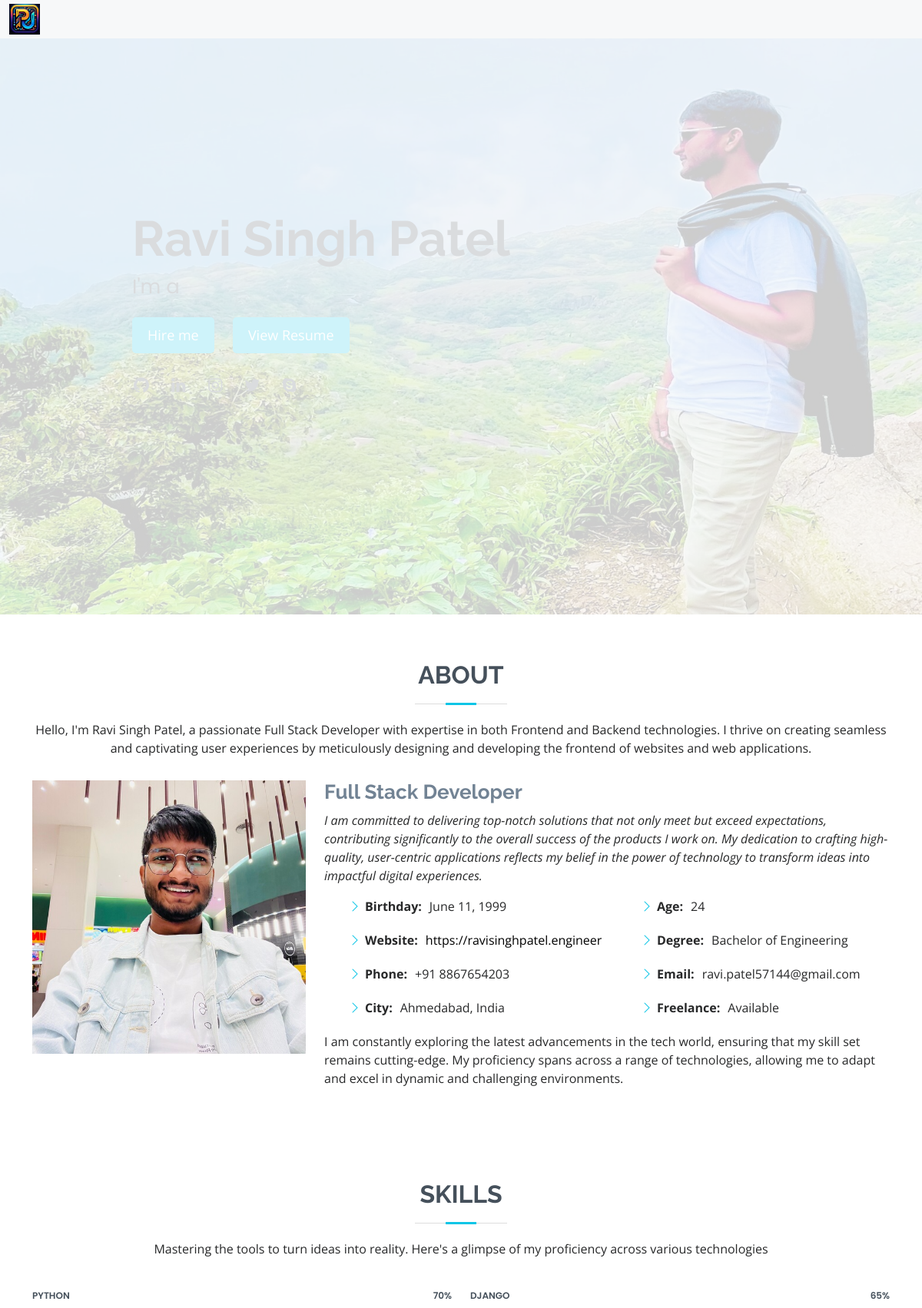
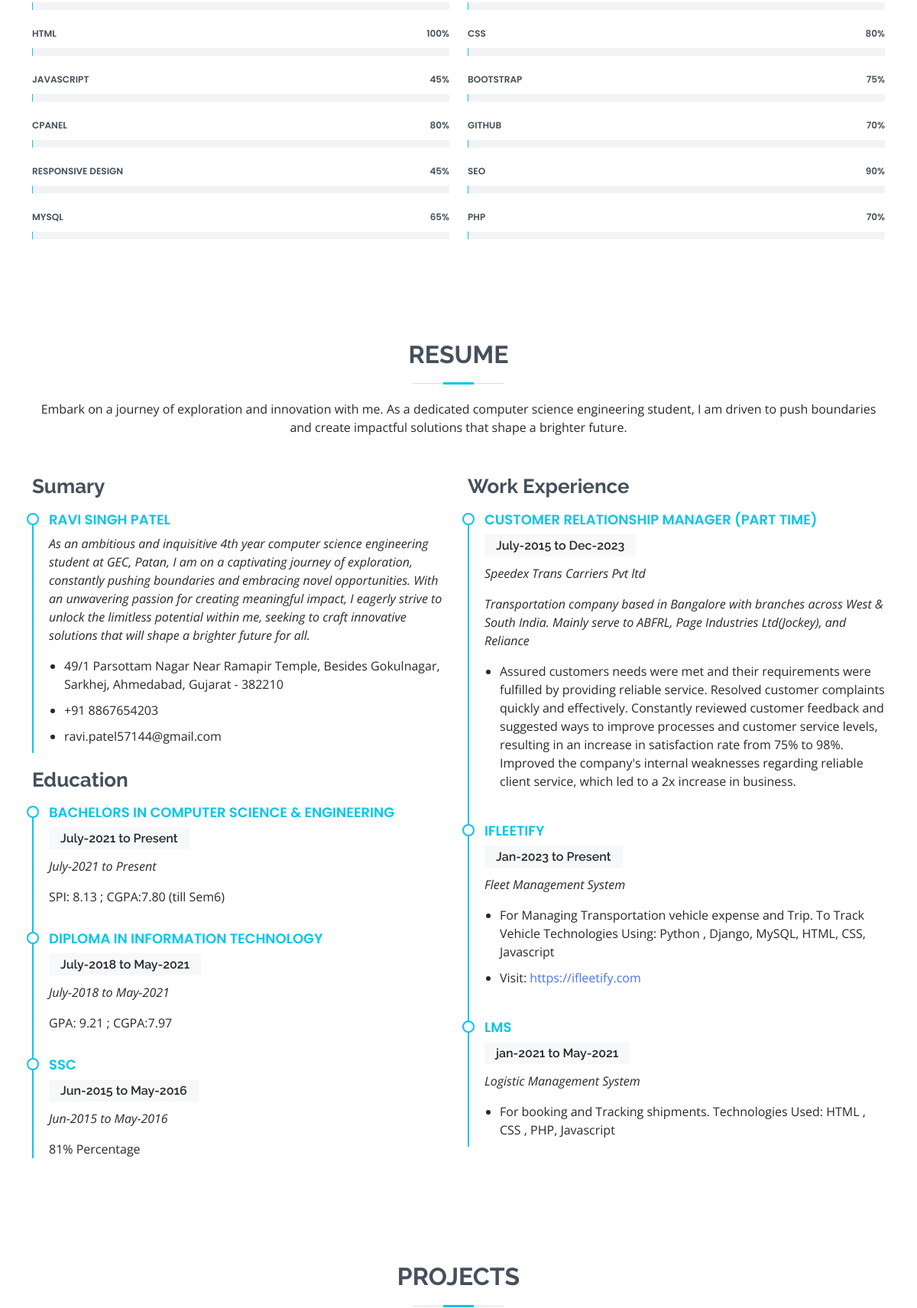
The page / (upper part) on the database its author committed (2 pictures, top to bottom).
### website/models.py (models this page shows, shortened)
class Resource(models.Model):
    name = models.CharField(max_length=200)
    resume = models.FileField(upload_to='resume/', validators=[FileExtensionValidator(['pdf'])],
                              help_text='File Must Be in PDF format')
    github_link = models.URLField()
    linkedin_link = models.URLField()
    instagram_link = models.URLField()
    twitter_link = models.URLField()
    skype_link = models.URLField()

class About(models.Model):
    title = models.CharField(max_length=200)
    description1 = models.TextField()
    description2 = models.TextField()
    description3 = models.TextField()
    phone = models.CharField(max_length=10)
    email = models.EmailField()
    address = models.TextField()
    website = models.URLField()
    education = models.CharField(max_length=200)
    birthday = models.DateField()
    age = models.IntegerField()
    city = models.CharField(max_length=100)
    freelancer = models.CharField(max_length=100)

class Skill(models.Model):
    name = models.CharField(max_length=100)
    value = models.IntegerField()

class Resume(models.Model):
    objective = models.TextField()

class ResumeEducation(models.Model):
    education_title = models.CharField(max_length=200)
    time_period = models.CharField(max_length=200)
    college = models.CharField(max_length=200)
    grade = models.CharField(max_length=200)

class ResumeExperience(models.Model):
    experience_title = models.CharField(max_length=200)
    experience = models.CharField(max_length=200)
    company = models.CharField(max_length=200)
    company_description = models.TextField()
    roles_and_responsibility = models.TextField(blank=True, null=True)

class ResumeProject(models.Model):
    project_title = models.CharField(max_length=200)
    name = models.CharField(max_length=200)
    project_period = models.CharField(max_length=200)
    description = models.TextField(blank=True, null=True)
    project_link = models.URLField(blank=True, null=True)

### website/views.py (the view)
# urls.py: 2. Add a URL to urlpatterns:  path('', views.home, name='home')
def home(request):
    resource = Resource.objects.first()
    about = About.objects.first()
    skills = Skill.objects.all()
    resume = Resume.objects.first()
    resume_education = ResumeEducation.objects.all()
    resume_experience = ResumeExperience.objects.all()
    resume_project = ResumeProject.objects.all()
    projects = Project.objects.all()
    return render(request, 'index.html', {'resource': resource, 'about': about, 'skills': skills,
                                          'resume': resume, 'resume_education': resume_education,
                                          'resume_experience': resume_experience, 'resume_project': resume_project,
                                          'projects': projects})

### templates/index.html (shortened to what this page needs)
{% extends 'base.html' %}
{% load static %}
{% block content %}
    <section id="hero" class="d-flex flex-column justify-content-center">
        <div class="container" data-aos="zoom-in" data-aos-delay="100">
            <h1>{{ resource.name }}</h1>
            <p>I'm a </p>
            <div class="cta-buttons">
                <a href="mailto:ravi.patel57144@gmail.com?subject=Job%20Opportunity&body=Hi%20Ravi,%0AI%20am%20interested%20in%20discussing%20a%20potential%20job%20opportunity%20with%20you.%0A%0ARegards,%0A"
                   class="hire-button">Hire me</a>
                <a href="{{ resource.resume.url }}" target="_blank" class="resume-button">View Resume</a>
            </div>
            <div class="social-links">
                <a href="{{ resource.github_link }}" class="linkedin" target="_blank"><i
                        class="bx bxl-github"></i></a>
                <a href="{{ resource.linkedin_link }}" class="linkedin" target="_blank"><i
                        class="bx bxl-linkedin"></i></a>
                <a href="{{ resource.instagram_link }}" class="instagram" target="_blank"><i
                        class="bx bxl-instagram"></i></a>
                <a href="{{ resource.twitter_link }}" class="twitter" target="_blank"><i
                        class="bx bxl-twitter"></i></a>
                <a href="{{ resource.skype_link }}" class="google-plus" target="_blank"><i
                        class="bx bxl-skype"></i></a>
            </div>
        </div>
    </section>
    <main id="main">
        <section id="about" class="about">
            <div class="container" data-aos="fade-up">
                <div class="section-title">
                    <h2>About</h2>
                    <p> {{ about.description1 }} </p>
                </div>
                <div class="row">
                    <div class="col-lg-4">
                        <img src="{% static 'assets/img/profile-img.jpg' %}" class="img-fluid"
                             alt="{{ resource.name }} {{ about.title }}">
                    </div>
                    <div class="col-lg-8 pt-4 pt-lg-0 content">
                        <h3>{{ about.title }}</h3>
                        <p class="fst-italic">
                            {{ about.description2 }}
                        </p>
                        <div class="row">
                            <div class="col-lg-6">
                                <ul>
                                    <li><i class="bi bi-chevron-right"></i> <strong>Birthday:</strong>
                                        <span>{{ about.birthday }}</span>
                                    </li>
                                    <li><i class="bi bi-chevron-right"></i> <strong>Website:</strong> <span><a
                                            href="{{ about.website }}">{{ about.website }}</a></span>
                                    </li>
                                    <li><i class="bi bi-chevron-right"></i> <strong>Phone:</strong>
                                        <span>+91 {{ about.phone }}</span></li>
                                    <li><i class="bi bi-chevron-right"></i> <strong>City:</strong>
                                        <span>{{ about.city }}</span>
                                    </li>
                                </ul>
                            </div>
                            <div class="col-lg-6">
                                <ul>
                                    <li><i class="bi bi-chevron-right"></i> <strong>Age:</strong>
                                        <span>{{ about.age }}</span></li>
                                    <li><i class="bi bi-chevron-right"></i> <strong>Degree:</strong>
                                        <span>{{ about.education }}</span>
                                    </li>
                                    <li><i class="bi bi-chevron-right"></i> <strong>Email:</strong>
                                        <span>{{ about.email }}</span>
                                    </li>
                                    <li><i class="bi bi-chevron-right"></i> <strong>Freelance:</strong>
                                        <span>{{ about.freelancer }}</span></li>
                                </ul>
                            </div>
                        </div>
                        <p>
                            {{ about.description3 }}
                        </p>
                    </div>
                </div>
            </div>
        </section>
        <section id="skills" class="skills section-bg">
            <div class="container" data-aos="fade-up">
                <div class="section-title">
                    <h2>Skills</h2>
                    <p>Mastering the tools to turn ideas into reality. Here's a glimpse of my proficiency across various
                        technologies</p>
                </div>
                <div class="row skills-content">
                    {% for skill in skills %}
                        <div class="col-lg-6">
                            <div class="progress">
                                <span class="skill">{{ skill.name }} <i class="val">{{ skill.value }}%</i></span>
                                <div class="progress-bar-wrap">
                                </div>
                            </div>
                        </div>
                    {% endfor %}
                </div>
            </div>
        </section>
        <section id="resume" class="resume">
            <div class="container" data-aos="fade-up">
                <div class="section-title">
                    <h2>Resume</h2>
                    <p> Embark on a journey of exploration and innovation with me. As a dedicated computer science
                        engineering
                        student, I am driven to push boundaries and create impactful solutions that shape a brighter
                        future. </p>
                </div>
                <div class="row">
                    <div class="col-lg-6">
                        <h3 class="resume-title">Sumary</h3>
                        <div class="resume-item pb-0">
                            <h4>{{ resource.name }}</h4>
                            <p><em>{{ resume.objective }}</em></p>
                            <ul>
                                <li>{{ about.address }}</li>
                                <li>+91 {{ about.phone }}</li>
                                <li>{{ about.email }}</li>
                            </ul>
                        </div>
                        <h3 class="resume-title">Education</h3>
                        {% for education in resume_education %}
                            <div class="resume-item">
                                <h4> {{ education.education_title }}</h4>
                                <h5>{{ education.time_period }}</h5>
                                <p><em>{{ education.time_period }}</em></p>
                                <p>{{ education.grade }}</p>
                            </div>
                        {% endfor %}
                    </div>
                    <div class="col-lg-6">
                        <h3 class="resume-title">Work Experience</h3>
                        {% for experience in resume_experience %}
                            <div class="resume-item">
                                <h4>{{ experience.experience_title }}</h4>
                                <h5>{{ experience.experience }}</h5>
                                <p><em> {{ experience.company }}</em></p>
                                <p><em> {{ experience.company_description }} </em></p>
                                <ul>
                                    <li>{{ experience.roles_and_responsibility }}
                                    </li>
                                </ul>
                            </div>
                        {% endfor %}
                        {% for resume_project in resume_project %}
                            <div class="resume-item">
                                <h4>{{ resume_project.project_title }}</h4>
                                <h5>{{ resume_project.project_period }}</h5>
                                <p><em> {{ resume_project.name }} </em></p>
                                <ul>
                                    <li>{{ resume_project.description }}</li>
                                    {% if resume_project.project_link %}
                                        <li>Visit:
                                            <a href="{{ resume_project.project_link }}">{{ resume_project.project_link }}</a>
                                            {% else %}
                                            <span> </span>
                                        </li>
                                    {% endif %}
                                </ul>
                            </div>
                        {% endfor %}
                    </div>
                </div>
            </div>
        </section>
        <section id="projects" class="projects">
            <div class="projects-container" data-aos="fade-up">
                <div class="section-title">
                    <h2>Projects</h2>
                </div>
            </div>
        </section>
    </main>
{% endblock %}

### templates/base.html (shortened to what this page needs)
{% load static %}
<!DOCTYPE html>
<html lang="en">
<head>
    <link rel="stylesheet" href="https://unpkg.com/aos@next/dist/aos.css"/>
    <link href="https://cdn.jsdelivr.net/npm/bootstrap@5.3.2/dist/css/bootstrap.min.css" rel="stylesheet"
>
    <link href="https://unpkg.com/boxicons@2.1.4/css/boxicons.min.css" rel='stylesheet'>
    <link rel="stylesheet" href="https://cdn.jsdelivr.net/npm/bootstrap-icons@1.11.3/font/bootstrap-icons.min.css">
    <link href="{% static 'assets/css/style.css' %}" rel="stylesheet">
</head>
<body>
{% include 'header.html' %}
{% block content %}
{% endblock %}
</body>
</html>

### templates/header.html (shortened to what this page needs)
{% load static %}
<header id="header" class="header d-flex align-items-center fixed-top">
    <div class="container-fluid d-flex align-items-center justify-content-between">
        <a href="{% url 'index' %}" class="logo d-flex align-items-center  me-auto me-lg-0">
            <img src="{% static 'assets/img/favicon.png' %}" alt="Ravi Singh Patel logo">
        </a>
    </div>
</header>

### templates/footer.html (shortened to what this page needs)
{% load static %}

### rows shown on the page
Resource: name "Ravi Singh Patel", name "RAVI SINGH PATEL"
About: description1 "Hello, I'm Ravi Singh Patel, a passionate Full Stack Developer with expertise in both Frontend and Backend technologies. I thrive on creating seamless and captivating user experiences by meticulously designing and developing the frontend of websites and web applications.", title "Full Stack Developer", description2 "I am committed to delivering top-notch solutions that not only meet but exceed expectations, contributing significantly to the overall success of the products I work on. My dedication to crafting high-quality, user-centric applications reflects my belief in the power of technology to transform ideas into impactful digital experiences.", birthday "June 11, 1999", website "https://ravisinghpatel.engineer", phone "8867654203", city "Ahmedabad, India", age "24", education "Bachelor of Engineering", email "ravi.patel57144@gmail.com", freelancer "Available", description3 "I am constantly exploring the latest advancements in the tech world, ensuring that my skill set remains cutting-edge. My proficiency spans across a range of technologies, allowing me to adapt and excel in dynamic and challenging environments.", address "49/1 Parsottam Nagar Near Ramapir Temple, Besides Gokulnagar, Sarkhej, Ahmedabad, Gujarat - 382210"
Skill: name "PYTHON", value "70"
Skill: name "DJANGO", value "65"
Skill: name "HTML", value "100"
Skill: name "CSS", value "80"
Skill: name "JAVASCRIPT", value "45"
Skill: name "BOOTSTRAP", value "75"
Skill: name "CPANEL", value "80"
Skill: name "GITHUB", value "70"
Skill: name "RESPONSIVE DESIGN", value "45"
Skill: name "SEO", value "90"
Skill: name "MYSQL", value "65"
Skill: name "PHP", value "70"
Resume: objective "As an ambitious and inquisitive 4th year computer science engineering student at GEC, Patan, I am on a captivating journey of exploration, constantly pushing boundaries and embracing novel opportunities. With an unwavering passion for creating meaningful impact, I eagerly strive to unlock the limitless potential within me, seeking to craft innovative solutions that will shape a brighter future for all."
ResumeEducation: education_title "BACHELORS IN COMPUTER SCIENCE & ENGINEERING", time_period "July-2021 to Present", grade "SPI: 8.13 ; CGPA:7.80 (till Sem6)"
ResumeEducation: education_title "DIPLOMA IN INFORMATION TECHNOLOGY", time_period "July-2018 to May-2021", grade "GPA: 9.21 ; CGPA:7.97"
ResumeEducation: education_title "SSC", time_period "Jun-2015 to May-2016", grade "81% Percentage"
ResumeExperience: experience_title "CUSTOMER RELATIONSHIP MANAGER (PART TIME)", experience "July-2015 to Dec-2023", company "Speedex Trans Carriers Pvt ltd", company_description "Transportation company based in Bangalore with branches across West & South India. Mainly serve to ABFRL, Page Industries Ltd(Jockey), and Reliance", roles_and_responsibility "Assured customers needs were met and their requirements were fulfilled by providing reliable service. Resolved customer complaints quickly and effectively. Constantly reviewed customer feedback and suggested ways to improve processes and customer service levels, resulting in an increase in satisfaction rate from 75% to 98%. Improved the company's internal weaknesses regarding reliable client service, which led to a 2x increase in business."
ResumeProject: project_title "IFLEETIFY", project_period "Jan-2023 to Present", name "Fleet Management System", description "For Managing Transportation vehicle expense and Trip. To Track Vehicle Technologies Using: Python , Django, MySQL, HTML, CSS, Javascript", project_link "https://ifleetify.com"
ResumeProject: project_title "LMS", project_period "jan-2021 to May-2021", name "Logistic Management System", description "For booking and Tracking shipments. Technologies Used: HTML , CSS , PHP, Javascript"
